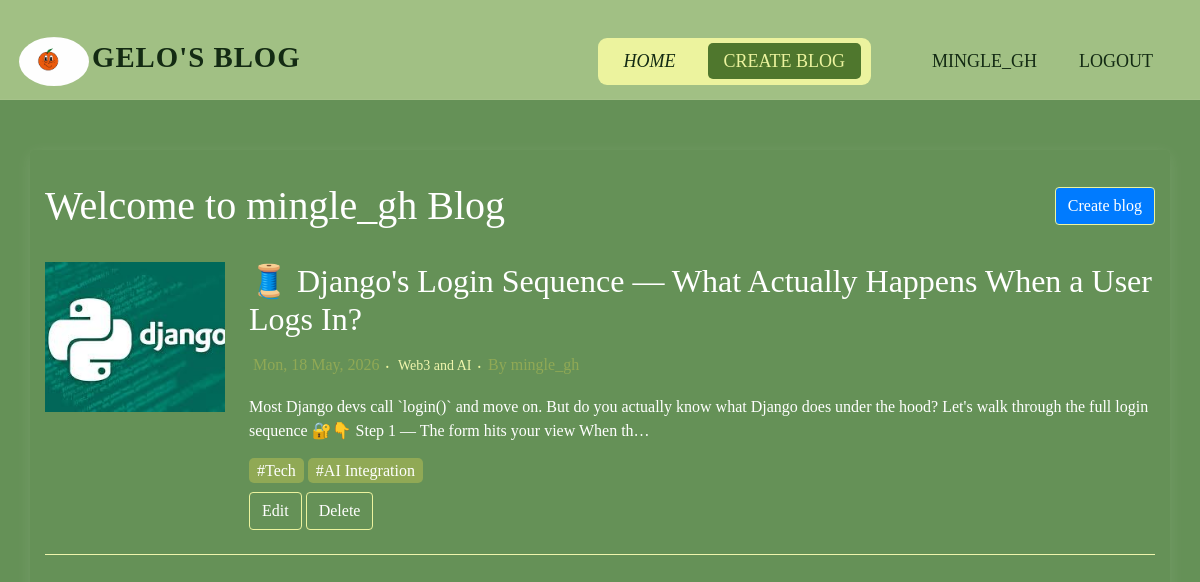
Screenshot of /blog (signed in) with the database file from the repository.
### posts/models.py (models this page shows, shortened)
class Articles(models.Model):
    headline = models.CharField(max_length=200)
    content = models.TextField()
    published_date = models.DateTimeField(auto_now_add=True)
    category = models.ForeignKey(Categories, on_delete=models.SET_NULL, null=True, blank=True)
    tags = models.ManyToManyField(Tag, blank=True)
    featured_Image = models.ImageField(upload_to='image/', blank=True, null=True)
    reporter = models.ForeignKey(User, on_delete=models.CASCADE)

class Categories(models.Model):
    name = models.CharField(max_length=50, unique=True)
    created_on = models.DateTimeField(auto_now_add=True)

class Tag(models.Model):
    name = models.CharField(max_length=50, unique=True)
    created_on = models.DateTimeField(auto_now_add=True)
    modified_on = models.DateTimeField(auto_now=True)

### posts/views.py (the view)
# urls.py: path('blog', views.blogPost, name='blog'),
@login_required
def blogPost(request):
    blogsP = Articles.objects.filter(reporter=request.user)
    blogscount = blogsP.count()
    context = {
        'blogsP': blogsP,
        'blogscount': blogscount
    }
    return render(request, 'posts/blog.html', context)

### posts/templates/posts/blog.html
{% extends "posts/base.html" %}
{% load static %}
{% block content %}
<div class="container">
    <div class="topbar">
        <h1 class="title"> Welcome to {{user.username}} Blog </h1>
        <a class="btn btn-primary" href="{% url 'create' %}">Create blog</a>
    </div>
    {% if blogscount == 0%}
        <p> There are no Blog Post yet.</p>
        {% else %}
            <div class="">
                {% for blog  in blogsP reversed %}
                    <div class="article">
                        <div class="article-image">
                            {% if blog.featured_Image %}
                            <img src="{{blog.featured_Image.url}}" alt="{{blog.title}}">
                            {% endif %}
                        </div>
                        <div class="article-content">
                            <h2> {{blog.headline}} </h2>
                            <div class="article-dc d-flex align-items-center m-1">
                                <div class="article-date"> {{blog.published_date|date:"D, d M, Y"}}</div>
                                <i class="fa">.</i>
                                {% if blog.category %}
                                <p class="text-c"> {{blog.category.name}} </p>
                                {% endif %}
                                <i class="fa">.</i>
                                {% if blog.reporter %}
                                <p class="article-date">By {{blog.reporter}}</p>
                                {% endif %}
                            </div>
                            <p class=""> {{blog.content|truncatechars:200}}</p>
                            {% if blog.tags.all %}
                            <div class="tags">
                                {% for tag in blog.tags.all %}
                                    <span class="article-tag">#{{tag.name}}</span>
                                {% endfor %}
                            </div>
                            {% endif %}
                            <div class="article-buttons">
                                <a class="btn" href="{% url 'edit' blog.id %}">Edit</a>
                                <a class="btn" href="{% url 'delete' blog.id %}">Delete</a>
                            </div>
                        </div>
                    </div>
                {% endfor %}
        </div>
    {% endif %}
</div>
{% endblock %}

### posts/templates/posts/base.html (shortened to what this page needs)
{% load static %}
<!DOCTYPE html>
<html lang="en">
    <head>
        <link rel="stylesheet" href="{% static 'stylesheet/style.css' %}">
        <link rel="stylesheet" href="https://cdn.jsdelivr.net/npm/bootstrap@4.6.2/dist/css/bootstrap.min.css">
        <link rel='stylesheet' href='https://cdn-uicons.flaticon.com/3.0.0/uicons-regular-rounded/css/uicons-regular-rounded.css'>
        <link rel='stylesheet' href='https://cdn-uicons.flaticon.com/3.0.0/uicons-bold-straight/css/uicons-bold-straight.css'>
        <link rel='stylesheet' href='https://cdn-uicons.flaticon.com/3.0.0/uicons-regular-rounded/css/uicons-regular-rounded.css'>
        <link rel='stylesheet' href='https://cdn-uicons.flaticon.com/3.0.0/uicons-solid-rounded/css/uicons-solid-rounded.css'>
        <link rel='stylesheet' href='https://cdn-uicons.flaticon.com/3.0.0/uicons-regular-rounded/css/uicons-regular-rounded.css'>
    </head>
    <body class="bg">
        <nav class="navbar">
            <div class="header-logo">
                <a href="/" class="h-link">
                    <img src="{% static 'img/logo.JPG' %}">
                    <h1>Gelo's Blog</h1>
                </a>
            </div>
            <ul class="nav-links">
                <li><a href="{% url 'index' %}" class="{% if request.path == '/'%}active{% endif %}"><i class="fi fi-rr-home">Home</i></a></li>
                {% if user.is_authenticated %}
                <li><a href="{% url 'blog' %}" class="{% if request.path == '/blog'%}active{% endif %}">Create Blog</a></li>
            </ul>
            <div class="nav-signup">
                    <a href="{% url 'userbio' %}" class="{% if request.path == '/users/userbio'%}active{% endif %}">{{user.username}} </a>
                    <a href="{% url 'logoutc' %}" class="{% if request.path == '/users/logoutc'%}active{% endif %}">Logout</a>
            </div>
            {% else %}
                <li><a href="{% url 'signup' %}" class="{% if request.path == '/users/signup'%}active{% endif %}"><i class="fi fi-rr-sign-up">Signup</i></a></li>
                <li><a href="{% url 'login'%}" class="{% if request.path == '/users/login'%}active{% endif %}"><i class="fi fi-sr-entrance">Login</i></a></li>
            {% endif %}
        </nav>
        <main class="container-fluid">
            {%block content%}
            {% endblock %}
        </main>
    </body>
</html>

### posts/static/stylesheet/style.css (style rules this page uses)
* { margin: 0; padding: 0; box-sizing: border-box; }
:root { --body-color: #659157; --text-white: white; --border-btm: rgba(255, 255, 255, 0.05); --bg-nav: #A1C084; --clr05: #eff5ad; --clr1: #ECF39E; --clr2: #90A955; --clr3: #4F772D; --clr4: #31572C; --clr5: #132A13; }
body.bg { font-family: Cambria, Cochin, Georgia, Times, 'Times New Roman', serif; background: var(--body-color); color: var(--text-white); }
.navbar { width: 100%; height: 100px; margin-bottom: 2rem; border-bottom: 1px solid var(--border-btm); backdrop-filter: blur(15px); background: var(--bg-nav); display: flex; align-items: center; justify-content: flex-end; }
.header-logo { margin: 3px; margin-right: auto; }
.header-logo img { width: 70px; border-radius: 80%; }
.header-logo a.h-link { text-decoration: none !important; display: flex; align-items: center; gap: 3px; }
.header-logo a h1 { line-height: 2; font-size: 1.8rem; font-weight: 700; letter-spacing: 1px; text-transform: uppercase; color: var(--clr5); }
.navbar .nav-links { width: fit-content; margin: 30px; padding: 10px; display: flex; gap: 1rem; list-style: none; background-color: var(--clr1); border-radius: 9px; }
.navbar .nav-links li a { position: relative; padding: 8px 16px; text-decoration: none; font-size: 18px; text-transform: uppercase !important; font-weight: 500; color: var(--clr5); }
.nav-links li a.active, .nav-links li a:hover { background: var(--clr3); color: var(--clr1); padding: 8px 16px; border-radius: 5px; }
.navbar .nav-signup { margin: 10px; padding: 5px; display: flex; gap: 10px; }
.navbar .nav-signup a { padding: 8px 16px; text-decoration: none; font-size: 18px; text-transform: uppercase; font-weight: 500; color: var(--clr5); }
.container-fluid { display: flex; justify-content: center; margin-top: 50px; }
.container { width: 90%; box-shadow: 0 4px 16px rgba(255, 254, 254, 0.10); justify-content: center; padding: 32px; border-radius: 5px; }
.title { margin: 0; }
.topbar { display: flex; flex-direction: row; align-items: center; justify-content: space-between; margin-bottom: 16px; }
.article, .article-delete { display: flex; border-bottom: 1px solid var(--clr05); gap: 24px; margin: 32px 0; padding-bottom: 24px; }
.article .article-image { flex: 0 0 180px; background-color: var(--clr3); max-height: 150px; }
.article .article-image img { object-fit: cover; width: 180px; height: 150px; }
.article .article-date { color: var(--clr2); margin-bottom: 8px; }
.article .text-c { color: var(--clr05); font-size: 14px; font-weight: 500; margin-bottom: 6px; margin-left: 2px; }
.article .fa { margin: 2px 6px; font-size: 18px; margin-bottom: 15px; color: var(--clr1); }
.article-tag { background-color: var(--clr2); color: var(--text-white); padding: 4px 8px; border-radius: 5px; }
.tags { margin-bottom: 9px; }
a.btn { border: 1px solid var(--clr1); color: var(--text-white); }

### rows the page displays
Articles: featured_Image (picture), headline "🧵 Django's Login Sequence — What Actually Happens When a User Logs In?", published_date "Mon, 18 May, 2026", category.name "Web3 and AI", reporter "mingle_gh", content "Most Django devs call `login()` and move on. But do you actually know what Django does under the hood? Let's walk through the full login sequence 🔐👇 Step 1 — The form hits your view When th…"
Tag: name "Tech"
Tag: name "AI Integration"

### other values shown
{{ user.username }} "MINGLE_GH"
{{ user.username }} "mingle_gh"
